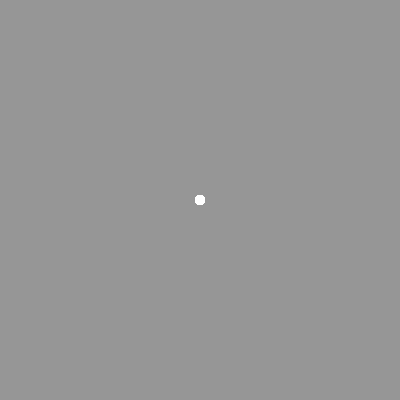
Frame 1 (no input)
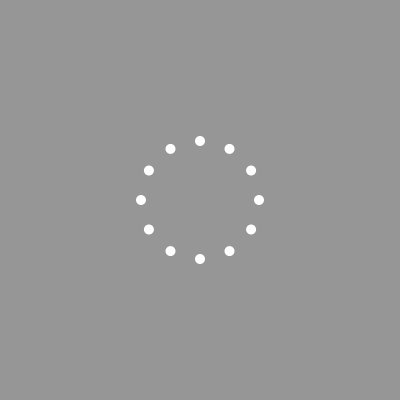
Frame 60 (the mouse pressed at the canvas centre just before this capture)
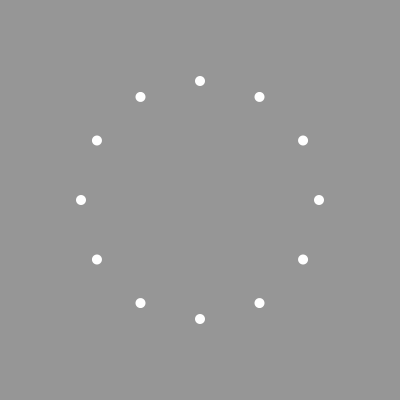
Frame 120 (the mouse held since frame 60 and released just before this capture)

The Processing sketch that drew these frames (run headless with seeded random() and noise(); from frame 60 on, the mouse is pressed at the canvas centre):

// Processing sketch: sketch_ray2
// ── sketch_ray2.pde

float angle = 0;
int r = 0;
int rayPoints = 12;
float x = 0;
float y = 0;
int val =1; 

void setup(){
size (400,400);
}

void draw (){
  background (150);
  noStroke();

  for (int i =0; i<360; i = i+(360/rayPoints)) {
  angle = radians (i);
  x = (width/2)+sin(angle)*r;
  y = (height/2)+cos(angle)*r;
  ellipse (x,y,10,10);
  }
  r = r+val ;
  if (r == 200){
    val = -1;
  } else if (r == 15){
    val = 1;
  }
}
  
